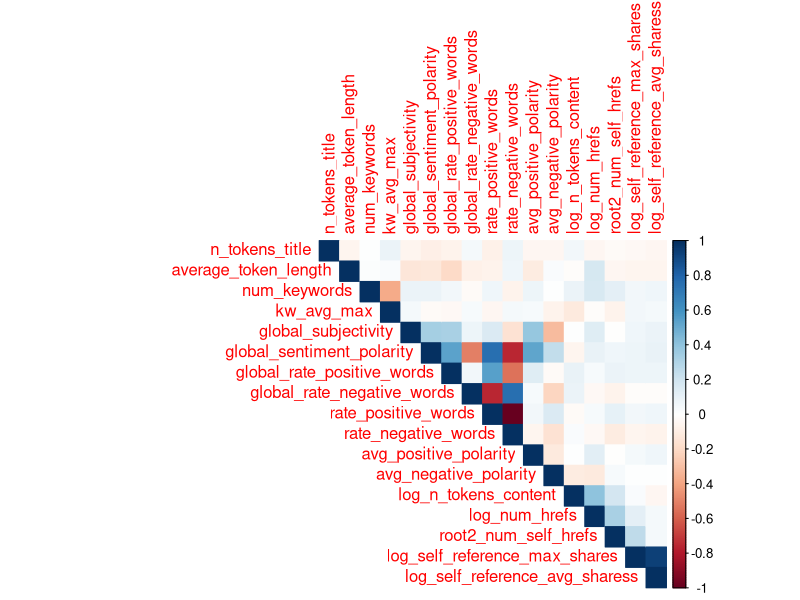

Recreate this plot in R.
### ============ Trabalho 01 ============ ###

# Este eh o codigo a partir do qual voc?s devem desevolver o Trabalho 01


# A funcao abaixo auxilia na escrita dos modelos polinomiais. 
# Parametros:
#  "real_feature_names": conjunto de features continuas que sera considerado na
#                        criacao do modelo polinomial.
#
#  "categorical_feature_names": conjunto de features categoricas que sera 
#                               considerado na  criacao do modelo polinomial. Se
#                                voces desejarem um modelo sem variaveis categoricas
#                               basta nao passar nenhum valor para este parametro
#                               na chamada da funcao
#                       
# "degree": numero inteiro que indica ate qual grau polinomial as features continuas
#           em "real_feature_names" serao elevadas. 
#
# A funcao retorna a hipotese ja definida para realizar o treinamento do modelo. 
# Uma ilustracao de uma funcao similar aparece no Ex02.R na linha 490

getHypothesis <- function(real_feature_names, categorical_feature_names=F, degree=3){
    
    hypothesis_string <- "hypothesis <- formula(target ~ "
    for(d in 1:degree){
        for(i in 1:length(real_feature_names)){
            hypothesis_string <- paste(hypothesis_string, 
                                       "I(", real_feature_names[i], "^", d, ") + ",
                                       sep = "")
        }
    }
    
    if(typeof(categorical_feature_names) != "logical"){
        for(i in 1:length(categorical_feature_names)){
            hypothesis_string <- paste(hypothesis_string, 
                                       categorical_feature_names[i], " + ",
                                       sep = "")
        } 
    }
    
    
    hypothesis_string <- substr(hypothesis_string, 1, nchar(hypothesis_string)-3)
    hypothesis_string <- paste(hypothesis_string, ")")
    hypothesis <- eval(parse(text=hypothesis_string))
    return(hypothesis)
}


###======= Desenvolvam o trabalho a partir daqui =======###
library(corrplot)
library(glmnet)
library(caret)


train_set <- read.csv(file = 'T01_train_set.csv', header=TRUE, stringsAsFactors = TRUE)
val_set <- read.csv(file = 'T01_val_set.csv', header=TRUE, stringsAsFactors = TRUE)

#x_train <- train_set[1:18];y_train <- train_set[19];
#x_val <- val_set[1:18]; y_val <- val_set[19];


print("Treino: Número de exemplos e atributos")
dim(train_set)
print("Validação: Número de exemplos e atributos")
dim(val_set)



head(train_set)
train_set$sunday <- as.numeric(train_set$weekday == "Sunday")
val_set$sunday <- as.numeric(val_set$weekday == "Sunday")
train_set$monday <- as.numeric(train_set$weekday == "Monday")
val_set$monday <- as.numeric(val_set$weekday == "Monday")
train_set$tuesday <- as.numeric(train_set$weekday == "Tuesday")
val_set$tuesday <- as.numeric(val_set$weekday == "Tuesday")
train_set$wednesday <- as.numeric(train_set$weekday == "Wednesday")
val_set$wednesday <- as.numeric(val_set$weekday == "Wednesday")
train_set$thursday <- as.numeric(train_set$weekday == "Thursday")
val_set$thursday <- as.numeric(val_set$weekday == "Thursday")
train_set$friday <- as.numeric(train_set$weekday == "Friday")
val_set$friday <- as.numeric(val_set$weekday == "Friday")
train_set$saturday <- as.numeric(train_set$weekday == "Saturday")
val_set$saturday <- as.numeric(val_set$weekday == "Saturday")


train_mean_features <- apply(train_set[c(1:17)],2, mean)
val_mean_features <- apply(val_set[c(1:17)],2, mean)
train_max_features <- apply(train_set[c(1:17)],2, max)
val_max_features <- apply(val_set[c(1:17)],2, max)
train_min_features <- apply(train_set[c(1:17)],2, min)
val_min_features <- apply(val_set[c(1:17)],2, min)
train_sd_features <- apply(train_set[c(1:17)],2, sd)
val_sd_features <- apply(val_set[c(1:17)],2, sd)

#Plotando correlacao
correlacao <- cor(train_set[,1:17])
correlacao
corrplot(correlacao, method = "color", type = "upper")



### Z-Norm ###
train_set[,1:17] <- sweep(train_set[,1:17], 2, train_mean_features, "-")
train_set[,1:17] <- sweep(train_set[,1:17], 2, train_sd_features, "/")
summary(train_set)

val_set[,1:17] <- sweep(val_set[,1:17], 2, train_mean_features, "-")
val_set[,1:17] <- sweep(val_set[,1:17], 2, train_sd_features, "/")
summary(val_set)

### MinMax normalization ###
#diff_test <- train_max_features - train_min_features
#train_set[,1:17] <- sweep(train_set[,1:17], 2, train_min_features, "-")
#train_set[,1:17] <- sweep(train_set[,1:17], 2, diff_test, "/")
#summary(train_set)

#diff_val <- val_max_features - val_min_features
#val_set[,1:17] <- sweep(val_set[,1:17], 2, val_min_features, "-")
#val_set[,1:17] <- sweep(val_set[,1:17], 2, diff_val, "/")
#summary(val_set)


feature_names <- c("n_tokens_title", "average_token_length", "num_keywords", "kw_avg_max", "global_subjectivity", "global_sentiment_polarity",
                   "global_rate_positive_words", "global_rate_positive_words", "rate_positive_words", "rate_negative_words", "avg_positive_polarity", 
                   "avg_negative_polarity", "log_n_tokens_content", "log_num_hrefs", "root2_num_self_hrefs", "log_self_reference_max_shares", 
                   "log_self_reference_avg_sharess")

categorical_feature_names <- ("weekday")
baseline_hypothesis <- getHypothesis(feature_names, categorical_feature_names=categorical_feature_names, degree=1)
baseline <- lm(formula=baseline_hypothesis, data=train_set)
valPred <- predict(baseline, val_set)
trainPred <- predict(baseline, train_set)

MAE <- function(preds, labels){
  mae_values <- sum(abs(preds-labels))/length(preds)
  return(mae_values)
}

MSE <- function(preds, labels){
  mse_values <- sum((preds-labels)**2)/length(preds)
  return(mse_values)
}

mae_train_baseline <- MAE(trainPred, train_set$target)
mae_train_baseline

mae_val_baseline <- MAE(valPred, val_set$target)
mae_val_baseline


#baseline <- lm(formula=target ~ n_tokens_title + average_token_length + num_keywords + kw_avg_max + global_subjectivity + global_sentiment_polarity +
#               global_rate_positive_words + global_rate_negative_words + rate_positive_words + rate_negative_words + avg_positive_polarity + avg_negative_polarity +
#                 log_n_tokens_content + log_num_hrefs + root2_num_self_hrefs + log_self_reference_max_shares + log_self_reference_avg_sharess + 
#                 sunday + monday + tuesday + wednesday + thursday + friday + saturday
#               , data=train_set)

#summary(baseline)

valPred <- predict(baseline, val_set)
trainPred <- predict(baseline, train_set)

